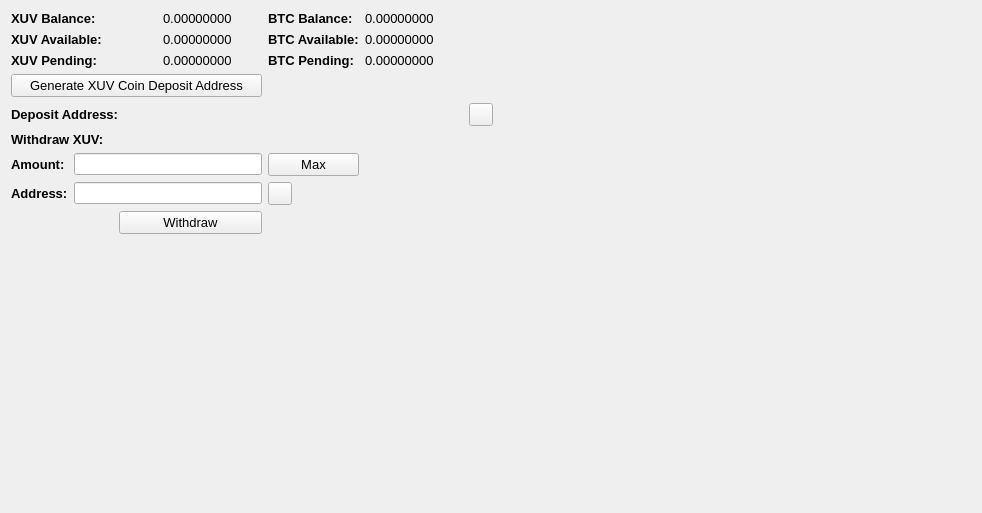
     <widget class="QWidget" name="BalanceTab">
      <attribute name="title">
       <string>Balance</string>
      </attribute>
      <layout class="QGridLayout" name="gridLayout_2">
       <item row="0" column="0" colspan="2">
        <widget class="QLabel" name="label_11">
         <property name="font">
          <font>
           <pointsize>10</pointsize>
           <weight>75</weight>
           <bold>true</bold>
          </font>
         </property>
         <property name="text">
          <string>XUV Balance:</string>
         </property>
        </widget>
       </item>
       <item row="0" column="3">
        <widget class="QLabel" name="XUVBalanceLabel">
         <property name="font">
          <font>
           <pointsize>10</pointsize>
          </font>
         </property>
         <property name="text">
          <string>0.00000000</string>
         </property>
         <property name="textInteractionFlags">
          <set>Qt::LinksAccessibleByMouse|Qt::TextSelectableByMouse</set>
         </property>
        </widget>
       </item>
       <item row="0" column="4">
        <widget class="QLabel" name="label_12">
         <property name="font">
          <font>
           <pointsize>10</pointsize>
           <weight>75</weight>
           <bold>true</bold>
          </font>
         </property>
         <property name="text">
          <string>BTC Balance:</string>
         </property>
        </widget>
       </item>
       <item row="0" column="5">
        <widget class="QLabel" name="BitcoinBalanceLabel">
         <property name="font">
          <font>
           <pointsize>10</pointsize>
          </font>
         </property>
         <property name="text">
          <string>0.00000000</string>
         </property>
         <property name="textInteractionFlags">
          <set>Qt::LinksAccessibleByMouse|Qt::TextSelectableByMouse</set>
         </property>
        </widget>
       </item>
       <item row="0" column="7" rowspan="10">
        <spacer name="horizontalSpacer_4">
         <property name="orientation">
          <enum>Qt::Horizontal</enum>
         </property>
         <property name="sizeHint" stdset="0">
          <size>
           <width>478</width>
           <height>488</height>
          </size>
         </property>
        </spacer>
       </item>
       <item row="1" column="0" colspan="2">
        <widget class="QLabel" name="label_13">
         <property name="font">
          <font>
           <pointsize>10</pointsize>
           <weight>75</weight>
           <bold>true</bold>
          </font>
         </property>
         <property name="text">
          <string>XUV Available:</string>
         </property>
        </widget>
       </item>
       <item row="1" column="3">
        <widget class="QLabel" name="XUVAvailableLabel_2">
         <property name="font">
          <font>
           <pointsize>10</pointsize>
          </font>
         </property>
         <property name="text">
          <string>0.00000000</string>
         </property>
         <property name="textInteractionFlags">
          <set>Qt::LinksAccessibleByMouse|Qt::TextSelectableByMouse</set>
         </property>
        </widget>
       </item>
       <item row="1" column="4">
        <widget class="QLabel" name="label_15">
         <property name="font">
          <font>
           <pointsize>10</pointsize>
           <weight>75</weight>
           <bold>true</bold>
          </font>
         </property>
         <property name="text">
          <string>BTC Available:</string>
         </property>
        </widget>
       </item>
       <item row="1" column="5">
        <widget class="QLabel" name="BitcoinAvailableLabel">
         <property name="font">
          <font>
           <pointsize>10</pointsize>
          </font>
         </property>
         <property name="text">
          <string>0.00000000</string>
         </property>
         <property name="textInteractionFlags">
          <set>Qt::LinksAccessibleByMouse|Qt::TextSelectableByMouse</set>
         </property>
        </widget>
       </item>
       <item row="2" column="0" colspan="2">
        <widget class="QLabel" name="label_14">
         <property name="font">
          <font>
           <pointsize>10</pointsize>
           <weight>75</weight>
           <bold>true</bold>
          </font>
         </property>
         <property name="text">
          <string>XUV Pending:</string>
         </property>
        </widget>
       </item>
       <item row="2" column="3">
        <widget class="QLabel" name="XUVPendingLabel">
         <property name="font">
          <font>
           <pointsize>10</pointsize>
          </font>
         </property>
         <property name="text">
          <string>0.00000000</string>
         </property>
         <property name="textInteractionFlags">
          <set>Qt::LinksAccessibleByMouse|Qt::TextSelectableByMouse</set>
         </property>
        </widget>
       </item>
       <item row="2" column="4">
        <widget class="QLabel" name="label_31">
         <property name="font">
          <font>
           <pointsize>10</pointsize>
           <weight>75</weight>
           <bold>true</bold>
          </font>
         </property>
         <property name="text">
          <string>BTC Pending:</string>
         </property>
        </widget>
       </item>
       <item row="2" column="5">
        <widget class="QLabel" name="BitcoinPendingLabel">
         <property name="font">
          <font>
           <pointsize>10</pointsize>
          </font>
         </property>
         <property name="text">
          <string>0.00000000</string>
         </property>
         <property name="textInteractionFlags">
          <set>Qt::LinksAccessibleByMouse|Qt::TextSelectableByMouse</set>
         </property>
        </widget>
       </item>
       <item row="3" column="0" colspan="4">
        <widget class="QPushButton" name="GenDepositBTN">
         <property name="font">
          <font>
           <pointsize>10</pointsize>
          </font>
         </property>
         <property name="text">
          <string>Generate XUV Coin Deposit Address</string>
         </property>
        </widget>
       </item>
       <item row="4" column="0" colspan="3">
        <widget class="QLabel" name="label_33">
         <property name="font">
          <font>
           <pointsize>10</pointsize>
           <weight>75</weight>
           <bold>true</bold>
          </font>
         </property>
         <property name="text">
          <string>Deposit Address:</string>
         </property>
        </widget>
       </item>
       <item row="4" column="3" colspan="3">
        <widget class="QLabel" name="DepositAddressLabel">
         <property name="minimumSize">
          <size>
           <width>300</width>
           <height>0</height>
          </size>
         </property>
         <property name="palette">
          <palette>
           <active>
            <colorrole role="WindowText">
             <brush brushstyle="SolidPattern">
              <color alpha="255">
               <red>0</red>
               <green>0</green>
               <blue>0</blue>
              </color>
             </brush>
            </colorrole>
            <colorrole role="Text">
             <brush brushstyle="SolidPattern">
              <color alpha="255">
               <red>0</red>
               <green>0</green>
               <blue>255</blue>
              </color>
             </brush>
            </colorrole>
           </active>
           <inactive>
            <colorrole role="WindowText">
             <brush brushstyle="SolidPattern">
              <color alpha="255">
               <red>0</red>
               <green>0</green>
               <blue>0</blue>
              </color>
             </brush>
            </colorrole>
            <colorrole role="Text">
             <brush brushstyle="SolidPattern">
              <color alpha="255">
               <red>0</red>
               <green>0</green>
               <blue>255</blue>
              </color>
             </brush>
            </colorrole>
           </inactive>
           <disabled>
            <colorrole role="WindowText">
             <brush brushstyle="SolidPattern">
              <color alpha="255">
               <red>120</red>
               <green>120</green>
               <blue>120</blue>
              </color>
             </brush>
            </colorrole>
            <colorrole role="Text">
             <brush brushstyle="SolidPattern">
              <color alpha="255">
               <red>120</red>
               <green>120</green>
               <blue>120</blue>
              </color>
             </brush>
            </colorrole>
           </disabled>
          </palette>
         </property>
         <property name="font">
          <font>
           <pointsize>10</pointsize>
           <weight>75</weight>
           <bold>true</bold>
          </font>
         </property>
         <property name="text">
          <string/>
         </property>
         <property name="alignment">
          <set>Qt::AlignRight|Qt::AlignTrailing|Qt::AlignVCenter</set>
         </property>
         <property name="textInteractionFlags">
          <set>Qt::LinksAccessibleByMouse|Qt::TextSelectableByKeyboard|Qt::TextSelectableByMouse</set>
         </property>
        </widget>
       </item>
       <item row="4" column="6">
        <widget class="QToolButton" name="DepositCopyButton">
         <property name="toolTip">
          <string>Copy to clipboard</string>
         </property>
         <property name="text">
          <string/>
         </property>
         <property name="icon">
          <iconset resource="../bitcoin.qrc">
           <normaloff>:/icons/editcopy</normaloff>:/icons/editcopy</iconset>
         </property>
         <property name="shortcut">
          <string>Alt+P</string>
         </property>
        </widget>
       </item>
       <item row="5" column="0" colspan="2">
        <widget class="QLabel" name="label_34">
         <property name="font">
          <font>
           <pointsize>10</pointsize>
           <weight>75</weight>
           <bold>true</bold>
          </font>
         </property>
         <property name="text">
          <string>Withdraw XUV:</string>
         </property>
        </widget>
       </item>
       <item row="6" column="0">
        <widget class="QLabel" name="label_26">
         <property name="font">
          <font>
           <pointsize>10</pointsize>
           <weight>75</weight>
           <bold>true</bold>
          </font>
         </property>
         <property name="text">
          <string>Amount:</string>
         </property>
        </widget>
       </item>
       <item row="6" column="1" colspan="3">
        <widget class="QLineEdit" name="WithdrawUnitsInput">
         <property name="font">
          <font>
           <pointsize>9</pointsize>
           <weight>75</weight>
           <bold>true</bold>
          </font>
         </property>
         <property name="text">
          <string/>
         </property>
        </widget>
       </item>
       <item row="6" column="4">
        <widget class="QPushButton" name="Withdraw_Max_Amount">
         <property name="font">
          <font>
           <pointsize>10</pointsize>
          </font>
         </property>
         <property name="text">
          <string>Max</string>
         </property>
        </widget>
       </item>
       <item row="7" column="0">
        <widget class="QLabel" name="label_10">
         <property name="font">
          <font>
           <pointsize>10</pointsize>
           <weight>75</weight>
           <bold>true</bold>
          </font>
         </property>
         <property name="text">
          <string>Address:</string>
         </property>
        </widget>
       </item>
       <item row="7" column="1" colspan="3">
        <widget class="QLineEdit" name="WithdrawAddress">
         <property name="font">
          <font>
           <pointsize>9</pointsize>
           <weight>75</weight>
           <bold>true</bold>
          </font>
         </property>
        </widget>
       </item>
       <item row="7" column="4">
        <widget class="QToolButton" name="WithdrawPasteButton">
         <property name="toolTip">
          <string>Paste from clipboard</string>
         </property>
         <property name="text">
          <string/>
         </property>
         <property name="icon">
          <iconset resource="../bitcoin.qrc">
           <normaloff>:/icons/editpaste</normaloff>:/icons/editpaste</iconset>
         </property>
         <property name="shortcut">
          <string>Alt+P</string>
         </property>
        </widget>
       </item>
       <item row="8" column="2" colspan="2">
        <widget class="QPushButton" name="WithdrawUnitsBtn">
         <property name="font">
          <font>
           <pointsize>10</pointsize>
          </font>
         </property>
         <property name="text">
          <string>Withdraw</string>
         </property>
        </widget>
       </item>
       <item row="9" column="0" colspan="6">
        <spacer name="verticalSpacer">
         <property name="orientation">
          <enum>Qt::Vertical</enum>
         </property>
         <property name="sizeHint" stdset="0">
          <size>
           <width>428</width>
           <height>262</height>
          </size>
         </property>
        </spacer>
       </item>
      </layout>
      <zorder>label_31</zorder>
      <zorder>label_15</zorder>
      <zorder>label_12</zorder>
      <zorder>label_14</zorder>
      <zorder>label_13</zorder>
      <zorder>label_11</zorder>
      <zorder>BitcoinBalanceLabel</zorder>
      <zorder>XUVBalanceLabel</zorder>
      <zorder>XUVAvailableLabel_2</zorder>
      <zorder>XUVPendingLabel</zorder>
      <zorder>BitcoinAvailableLabel</zorder>
      <zorder>BitcoinPendingLabel</zorder>
      <zorder>label_33</zorder>
      <zorder>GenDepositBTN</zorder>
      <zorder>DepositAddressLabel</zorder>
      <zorder>Withdraw_Max_Amount</zorder>
      <zorder>label_34</zorder>
      <zorder>WithdrawUnitsInput</zorder>
      <zorder>label_10</zorder>
      <zorder>label_26</zorder>
      <zorder>WithdrawAddress</zorder>
      <zorder>WithdrawUnitsBtn</zorder>
      <zorder>horizontalSpacer_4</zorder>
      <zorder>verticalSpacer</zorder>
      <zorder>WithdrawPasteButton</zorder>
      <zorder>DepositCopyButton</zorder>
     </widget>
